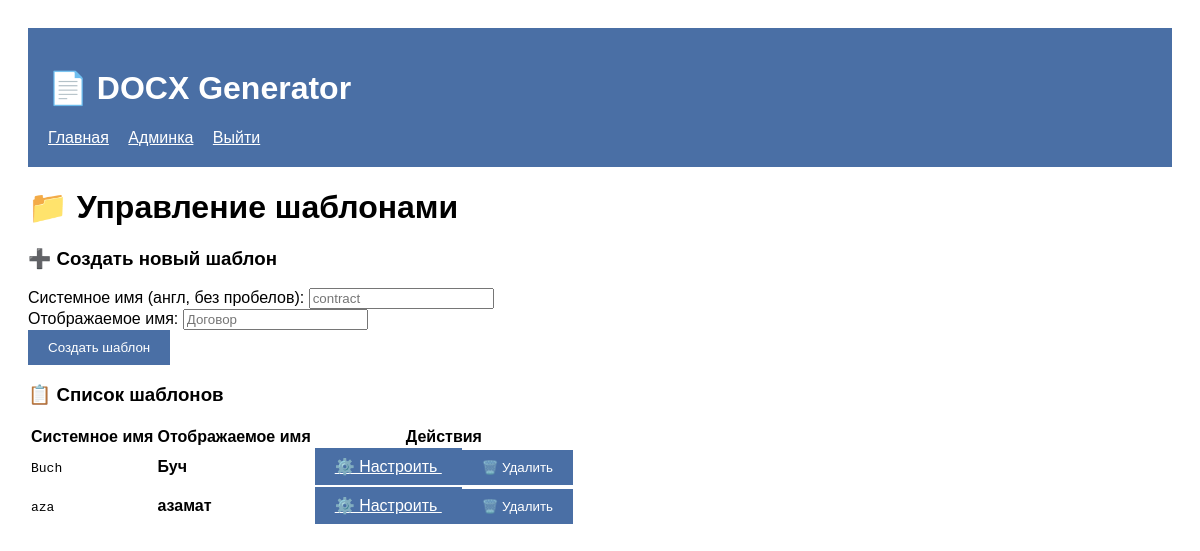
Page /admin/templates/manage (signed in) on the committed database.
### tables this page shows
CREATE TABLE templates (
            name TEXT PRIMARY KEY,
            display_name TEXT,
            created_at TIMESTAMP DEFAULT CURRENT_TIMESTAMP
        );

### app.py (the view, shortened to what this page needs)
@app.route('/admin/templates/manage', methods=['GET', 'POST'])
@admin_required
def manage_templates():
    templates = get_all_templates()
    return render_template('manage_templates.html', templates=templates)

### app.py (called while the page is built)
def admin_required(f):
    @wraps(f)
    def decorated_function(*args, **kwargs):
        if 'admin_auth' not in session:
            return redirect(url_for('admin_login'))
        return f(*args, **kwargs)
    return decorated_function

### database.py (called while the page is built)
def get_db():
    conn = sqlite3.connect(Config.DATABASE_PATH)
    conn.row_factory = sqlite3.Row
    return conn

def get_all_templates():
    conn = get_db()
    c = conn.cursor()
    c.execute('SELECT name, display_name FROM templates ORDER BY created_at')
    templates = c.fetchall()
    conn.close()
    return templates

### templates/manage_templates.html (shortened to what this page needs)
{% extends "base.html" %}
{% block content %}
<h1>📁 Управление шаблонами</h1>
<div class="card">
    <h3>➕ Создать новый шаблон</h3>
    <form method="POST" action="{{ url_for('manage_templates') }}">
        <div class="form-group">
            <label>Системное имя (англ, без пробелов):</label>
            <input type="text" name="template_name" placeholder="contract" required>
        </div>
        <div class="form-group">
            <label>Отображаемое имя:</label>
            <input type="text" name="display_name" placeholder="Договор" required>
        </div>
        <button type="submit" class="btn">Создать шаблон</button>
    </form>
</div>
<div class="card">
    <h3>📋 Список шаблонов</h3>
    {% if templates %}
    <table class="table">
        <thead>
            <tr>
                <th>Системное имя</th>
                <th>Отображаемое имя</th>
                <th>Действия</th>
            </tr>
        </thead>
        <tbody>
            {% for name, display in templates %}
            <tr>
                <td><code>{{ name }}</code></td>
                <td><strong>{{ display }}</strong></td>
                <td>
                    <a href="{{ url_for('manage_template', template_name=name) }}" class="btn">
                        ⚙️ Настроить
                    </a>
                    <form method="POST" action="{{ url_for('manage_templates') }}" style="display: inline;">
                        <button type="submit" class="btn btn-danger" onclick="return confirm('Удалить шаблон и все его данные?')">
                            🗑️ Удалить
                        </button>
                    </form>
                </td>
            </tr>
            {% endfor %}
        </tbody>
    </table>
    {% else %}
    <p>Нет созданных шаблонов</p>
    {% endif %}
</div>
{% endblock %}

### templates/base.html (style rules this page uses)
body { font-family: Arial; padding: 20px; }
.btn { padding: 10px 20px; background: #4a6fa5; color: white; border: none; cursor: pointer; }

### rows in the picture
templates: name "Buch", display_name "Буч"
templates: name "aza", display_name "азамат"
